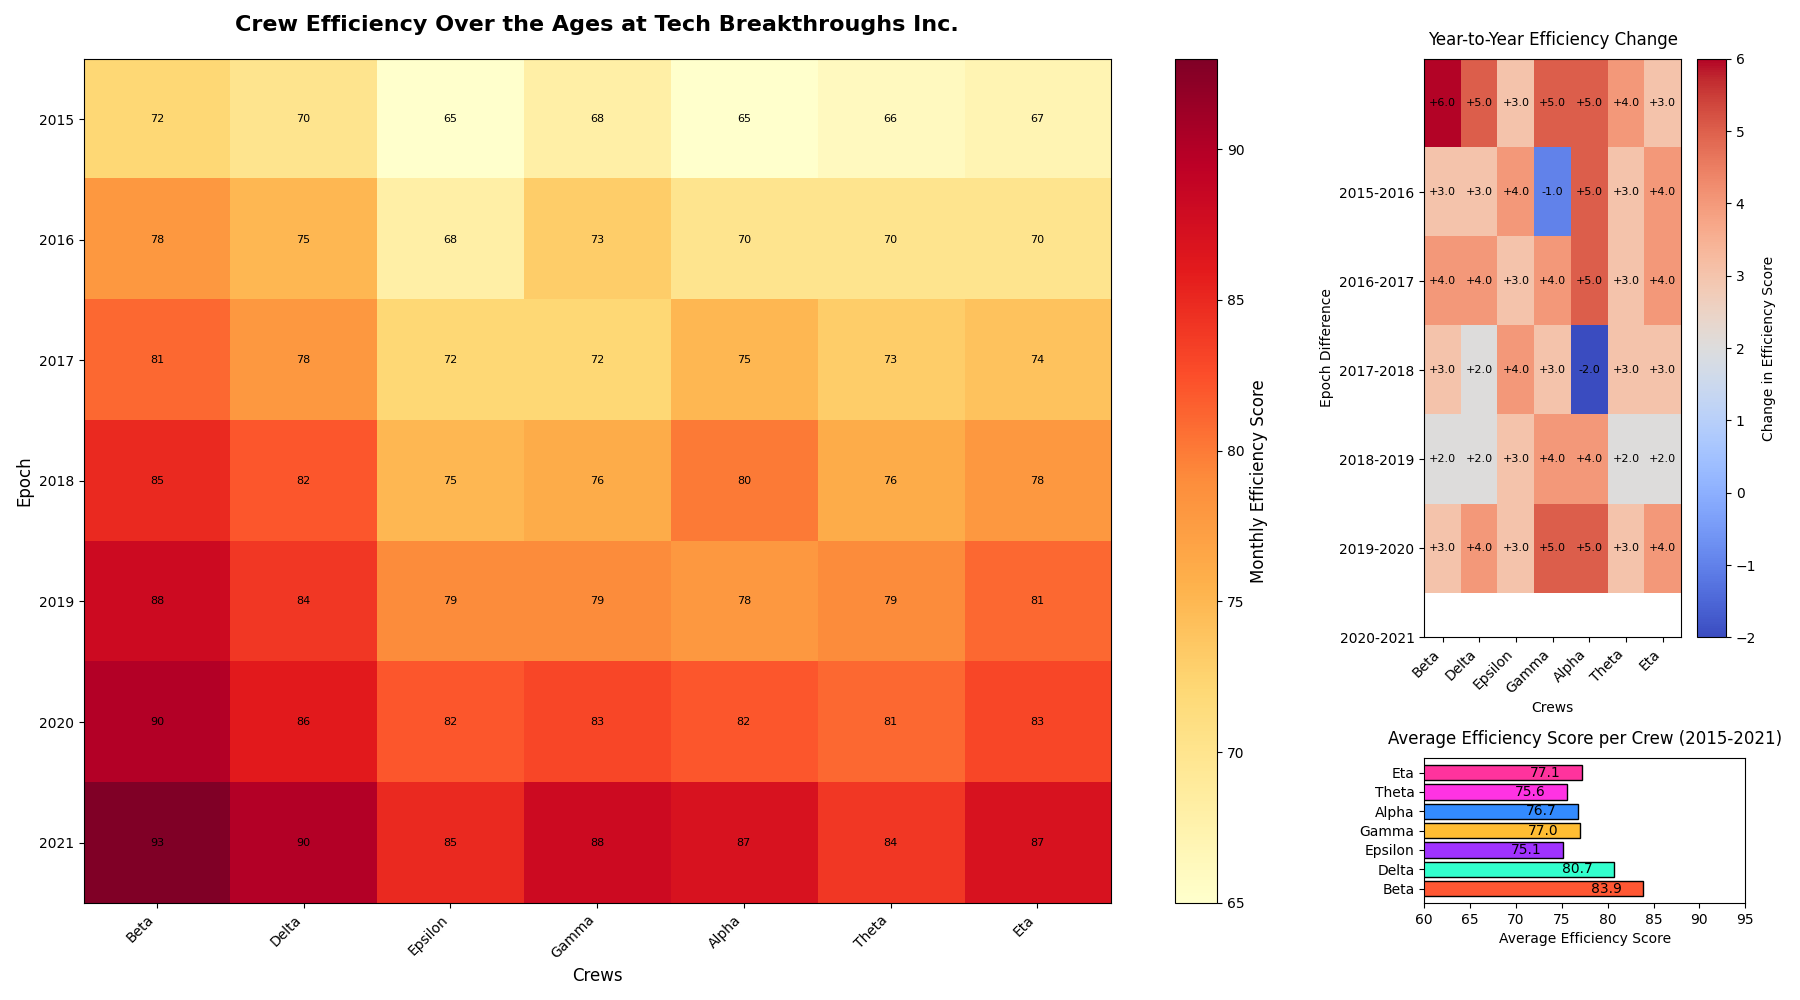

The script that drew this image:
import matplotlib.pyplot as plt
import numpy as np
import matplotlib.gridspec as gridspec

crews = ["Beta", "Delta", "Epsilon", "Gamma", "Alpha", "Theta", "Eta"]
epochs = np.arange(2015, 2022)

efficiency_data = np.array([
    [72, 78, 81, 85, 88, 90, 93],
    [70, 75, 78, 82, 84, 86, 90],
    [65, 68, 72, 75, 79, 82, 85],
    [68, 73, 72, 76, 79, 83, 88],
    [65, 70, 75, 80, 78, 82, 87],
    [66, 70, 73, 76, 79, 81, 84],
    [67, 70, 74, 78, 81, 83, 87]
]).T 

average_efficiency = np.mean(efficiency_data, axis=0)

fig = plt.figure(figsize=(18, 10))
gs = gridspec.GridSpec(2, 2, height_ratios=[4, 1], width_ratios=[4, 1])

ax1 = plt.subplot(gs[:, 0])
heatmap1 = ax1.imshow(efficiency_data, cmap='YlOrRd', aspect='auto', interpolation='nearest')

ax1.set_title("Crew Efficiency Over the Ages at Tech Breakthroughs Inc.", fontsize=16, fontweight='bold', pad=20)
ax1.set_xlabel('Crews', fontsize=12)
ax1.set_ylabel('Epoch', fontsize=12)
ax1.set_xticks(np.arange(len(crews)))
ax1.set_xticklabels(crews, rotation=45, ha='right')
ax1.set_yticks(np.arange(len(epochs)))
ax1.set_yticklabels(epochs)

cbar1 = plt.colorbar(heatmap1, ax=ax1, orientation='vertical')
cbar1.set_label('Monthly Efficiency Score', fontsize=12)

for i in range(len(epochs)):
    for j in range(len(crews)):
        ax1.text(j, i, efficiency_data[i, j], ha='center', va='center', color='black', fontsize=8)

ax2 = plt.subplot(gs[1, 1])
colors = ['#FF5733', '#33FFCE', '#A033FF', '#FFBD33', '#338BFF', '#FF33E3', '#FF339D']  # Adjusted colors list
bar_chart = ax2.barh(crews, average_efficiency, color=colors, edgecolor='black')
ax2.set_title('Average Efficiency Score per Crew (2015-2021)', fontsize=12, pad=10)
ax2.set_xlabel('Average Efficiency Score', fontsize=10)
ax2.set_xlim(60, 95)

for bar in bar_chart:
    width = bar.get_width()
    ax2.text(width - 4, bar.get_y() + bar.get_height() / 2, f'{width:.1f}', va='center', ha='center', color='black', fontsize=10)

yearly_trend = np.diff(efficiency_data, axis=0)
ax3 = plt.subplot(gs[0, 1])
heatmap2 = ax3.imshow(yearly_trend, cmap='coolwarm', aspect='auto', interpolation='nearest')

ax3.set_title("Year-to-Year Efficiency Change", fontsize=12, pad=10)
ax3.set_xlabel('Crews', fontsize=10)
ax3.set_ylabel('Epoch Difference', fontsize=10)
ax3.set_xticks(np.arange(len(crews)))
ax3.set_xticklabels(crews, rotation=45, ha='right')
ax3.set_yticks(np.arange(1, len(epochs)))
ax3.set_yticklabels([f'{epochs[i-1]}-{epochs[i]}' for i in range(1, len(epochs))])

cbar2 = plt.colorbar(heatmap2, ax=ax3, orientation='vertical')
cbar2.set_label('Change in Efficiency Score', fontsize=10)

for i in range(len(yearly_trend)):
    for j in range(len(crews)):
        ax3.text(j, i, f'{yearly_trend[i, j]:+.1f}', ha='center', va='center', color='black', fontsize=8)

plt.tight_layout()
plt.show()
